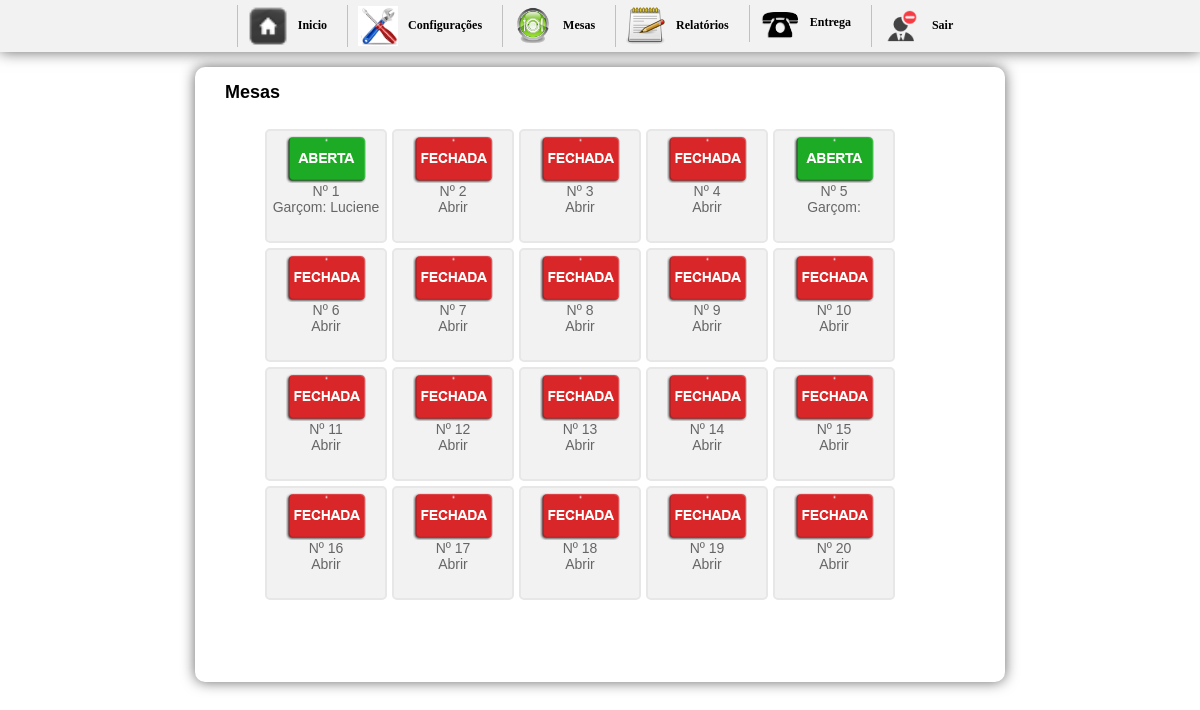
The page /inicio.php?btn=mesa&fecha=fechar&id_mesa=5 (signed in) on the database as committed earlier.
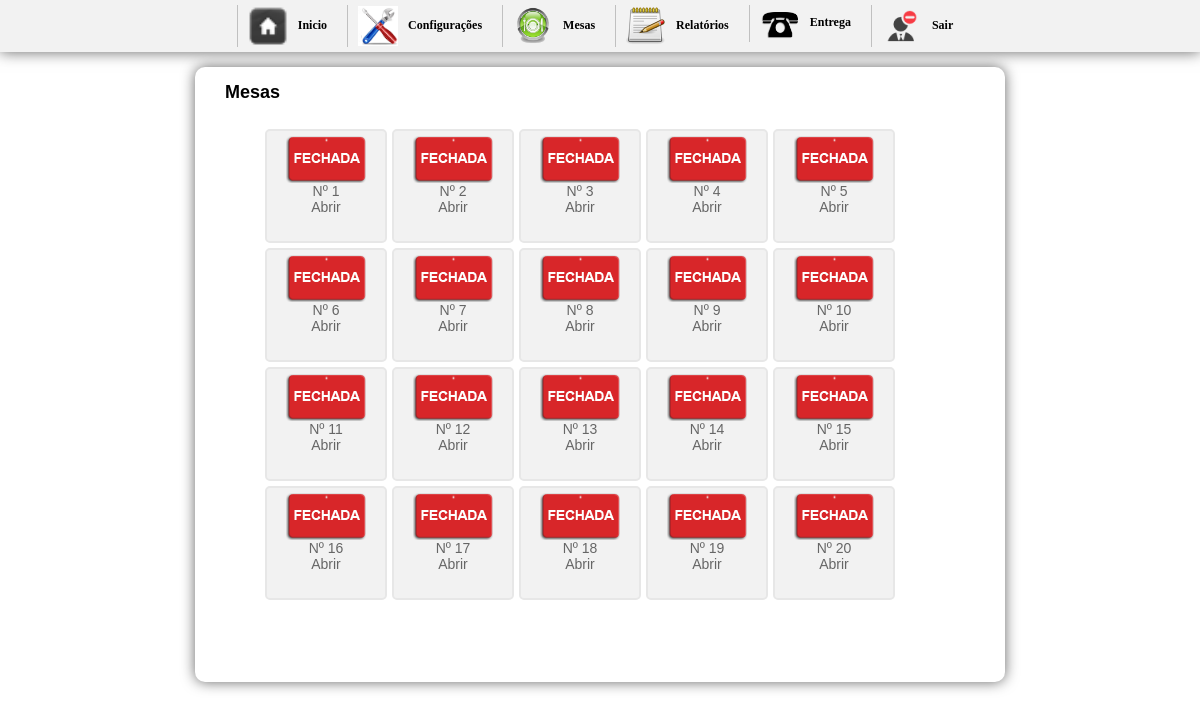
The same page on the database as committed later.
### tables this page shows
CREATE TABLE `mesa` (
  `id_mesa` int(10) NOT NULL AUTO_INCREMENT,
  `numero` int(10) NOT NULL,
  `idGarcon` varchar(200) NOT NULL,
  `situacao` int(1) NOT NULL,
  PRIMARY KEY (`id_mesa`)
);

CREATE TABLE `garcon` (
  `idGarcon` int(10) NOT NULL AUTO_INCREMENT,
  `nomeGarcon` varchar(200) NOT NULL,
  `login` varchar(20) NOT NULL,
  `senha` varchar(20) NOT NULL,
  `nv` int(1) NOT NULL,
  PRIMARY KEY (`idGarcon`)
);

### mesas.php (the view, shortened to what this page needs)
<h1> &nbsp;&nbsp;&nbsp;Mesas</h1>
<div id="mesas">
<ul>
	<?php
		$sql = mysql_query("SELECT * FROM mesa ORDER BY id_mesa ASC");
		while($ver = mysql_fetch_array($sql)){
			$situacao = $ver['situacao'];
			$id_mesa = $ver['id_mesa'];
			$numero = $ver['numero'];
			$idGarcon = $ver['idGarcon'];
			$gar = mysql_query("SELECT * FROM garcon WHERE idGarcon='$idGarcon'");
			$bosta = mysql_fetch_assoc($gar);
			$nomeGarcon = $bosta['nomeGarcon'];
			if($situacao == 0){
				$img = "<img src='imagens/mesafechada.png' width='80' height='47' border='0'>";
			}else{
			$img = "<img src='imagens/mesaaberta.png' width='80' height='47' border='0'>";
			}
	?>
	<li><a href="?btn=vendermesa&id_mesa=<?php echo $id_mesa ?>&idGarcon=<?php echo $idGarcon ?>"><?php echo $img; echo "<br/>";  echo 'Nº '.$numero;  echo "<br/>"; if($situacao == 1){echo "Garçom: ".$nomeGarcon; }else{echo "Abrir";} ?></a></li>
<?php }?>
</ul>
</div>

### inicio.php (shortened to what this page needs)
<!DOCTYPE html PUBLIC "-//W3C//DTD XHTML 1.0 Transitional//EN" "http://www.w3.org/TR/xhtml1/DTD/xhtml1-transitional.dtd">
<html xmlns="http://www.w3.org/1999/xhtml">
<head>
<link href="css/style.css" rel="stylesheet" type="text/css">
<link href="css/css.css" rel="stylesheet" type="text/css">
<link href="css/jquery-uicss.css" rel="stylesheet" type="text/css">
</head>
<body>
<div class="naomostra">
<div id="menu"><center><?php include "menu.php"?></center></div></div>
<div id="geral">
	<?php
		if($_GET['btn'] == "nova"){
			include "vender.php";
		}elseif($_GET['btn'] == "cadastroProdutos"){
			include "cadastroProdutos.php";
		}elseif($_GET['btn'] == "alterapreco"){
			include "alterapreco.php";
		}elseif($_GET['btn'] == "relatorio"){
			include "relatorio.php";
		}
		elseif($_GET['btn'] == "config"){
			include "config.php";
		}
		elseif($_GET['btn'] == "mesa"){
			include "mesas.php";
		}
		elseif($_GET['btn'] == "entrega"){
			include "entrega.php";
		}
		elseif($_GET['btn'] == "vendermesa"){
			include "vendamesa.php";
		}
		elseif($_GET['btn'] == "categoria"){
			include "categoria.php";
		}
		elseif($_GET['btn'] == "cadastromesa"){
			include "cadastromesa.php";}
			elseif($_GET['btn'] == "vendapedido"){
			include "vendapedido.php";
		}
		elseif($_GET['btn'] == "cadastroclientes"){
			include "cadastrarcliente.php";
		}
		elseif($_GET['btn'] == "editarcliente"){
			include "editarcliente.php";
		}
		elseif($_GET['btn'] == "cadGarcon"){
			include "cadGarcon.php";
		}
		elseif($_GET['btn'] == "relatoriogarcon"){
			include "relatoriogarcon.php";
		}
		elseif($_GET['btn'] == "garcon"){
			include "vendagarcon.php";
		}elseif($_GET['btn'] == "relatorioproduto"){
			include "relatorio_produto.php";
		}
		elseif($_GET['btn'] == "devedor"){
			include "clientesdevedor.php";
		}
		else{
			include "logo.php";
		}
	?>
    <br/>
</div>
</body>
</html>

### menu.php (shortened to what this page needs)
<ul id="css3menu1" class="topmenu">
	<li><a href="inicio.php" ><img src="imagens/Home-icon.png" width="40" alt="Inicio"/>Inicio</a></li>
	<li><a href="inicio.php?btn=config"><img src="imagens/pic_3.png" width="40" alt=""/>Configurações</a>
    </li>
    <li><a href="inicio.php?btn=mesa"><img src="imagens/mesas.png" width="40" alt=""/>Mesas</a></li>
    <li><a href=""><img src="imagens/cadastro.png" width="40" alt=""/>Relatórios</a>
      </li>
	<li><a href="inicio2.php?btn=entrega"><img src="imagens/restaurant.png" width="40" alt=""/>Entrega</a></li>
    <li><a href="sair.php"><img src="imagens/unsubscribe.png" width="40" alt=""/>Sair</a></li>
</ul>

### css/style.css (style rules this page uses)
ul#css3menu1,ul#css3menu1 ul { margin:0;list-style:none;padding:0;background-color:#F2F2F2; }
ul#css3menu1 li { position:relative;display:block;white-space:nowrap;font-size:0;float:left; }
ul#css3menu1 { font-size:0;z-index:999;position:relative;display:inline-block;zoom:1;padding:0; *display:inline; }
ul#css3menu1>li { margin:0; }
ul#css3menu1 a { display:block;vertical-align:middle;text-align:left;text-decoration:none;font:bold 12px Trebuchet MS;color:#000;cursor:pointer;padding:1px 10px 1px 10px;background-color:#f2f2f2;background-image:url("mainbk.png");background-repeat:repeat;background-position:0 0;border-width:0 0 0 1px;border-style:solid;border-color:#C0C0C0; }
ul#css3menu1 img { border:none;vertical-align:middle;margin-right:10px; }

### css/css.css (style rules this page uses)
body { margin-left: 0px;margin-top: 0px;margin-right: 0px;margin-bottom: 0px; background-color:#FFF; font-family:Verdana, Geneva, sans-serif; font-size:14px; }
#menu { width:100%; height:52px;margin:0 auto; background-color:#f2f2f2;box-shadow: 0px 0px 1em #666; -webkit-box-shadow: 0px 0px 1em #666; -moz-box-shadow: 0px 0px 1em #666; }
#menu ul li { float:left; list-style:none; padding:5px; }
#geral { width:780px; height:585px; background:#FFF; padding:15px; margin:15px auto; box-shadow: 0px 0px 1em #666; -webkit-box-shadow: 0px 0px 1em #666; -moz-box-shadow: 0px 0px 1em #666; border-radius: 10px; }
h1 { font-size:18px; margin-top:0; }
#mesas { width:750px; height:500px; margin:0 auto; background:#FFF; border-radius:5px; overflow:auto; }
#mesas ul li a:link { text-decoration:none; color:#666; cursor:pointer; display:block; }
#mesas li { float:left; margin-right:5px; margin-bottom:5px; list-style:none; border-radius:5px; border:2px solid #e7e7e7; text-align:center; padding:5px; width:108px; height:100px; background-color:#f2f2f2; cursor:pointer; display:block; }

### inicio.php (style rules this page uses)
.naomostra { display: none; }

Rows that differ between the two databases and show on the page:
changed mesa (number 1 of 20 on the later page): situacao: picture added; situacao: picture removed; idGarcon.nomeGarcon "Luciene" → (not shown); situacao "Garçom:" → "Abrir"
changed mesa (number 5 of 20 on the later page): situacao: picture added; situacao: picture removed; situacao "Garçom:" → "Abrir"
